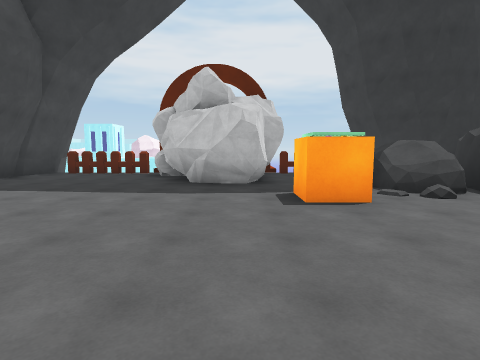
view 1 (above)

18 first-person views from a walk through a scene from a Unity 3-D project. The camera is 1.5 m above the floor, tilts 6° down and sees 80° across. The floor is counted in squares, 2 m on a side. Each view is taken from the middle of a square. On the plan, view 1 faces up. The plan holds only what a view shows up to about 10 squares ahead; the rest is blank. The place goes on beyond the plan. The player is left out. Some surface patterns are stand-ins.

view 2
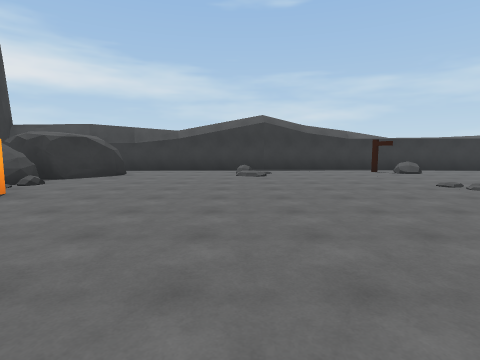

view 3
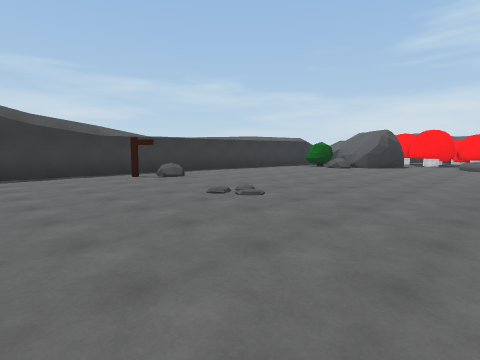

view 4
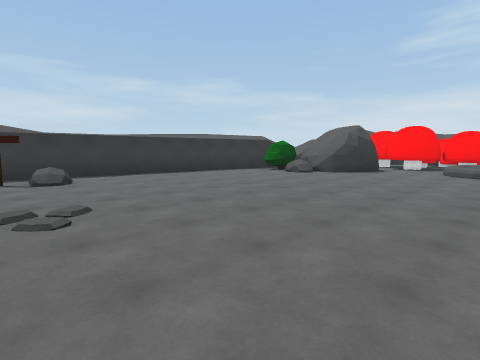

view 5
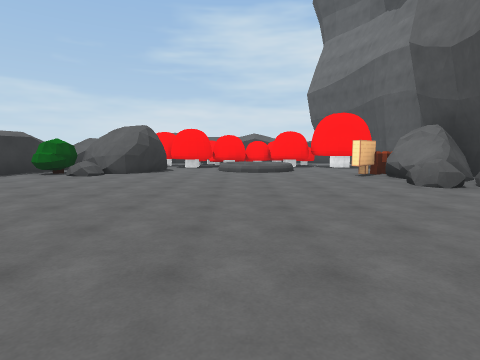

view 6
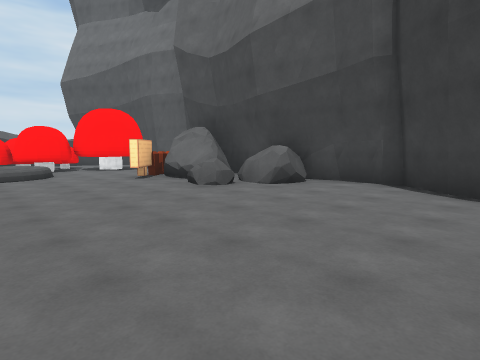

view 7
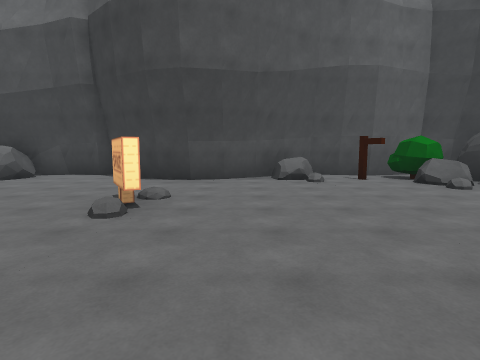

view 8
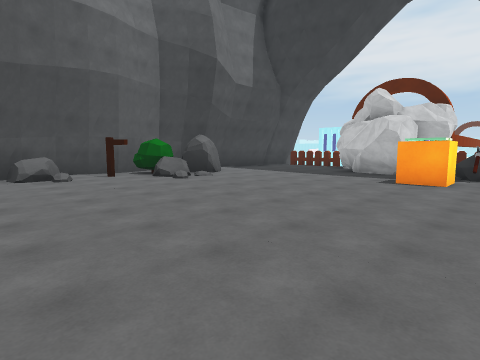

view 9
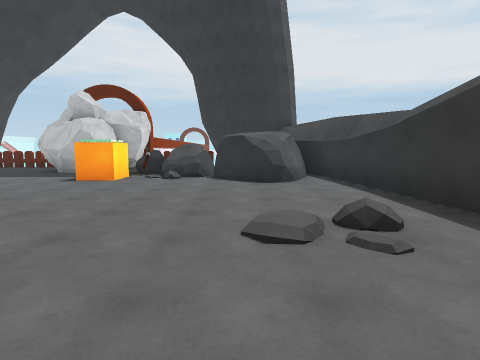

view 10
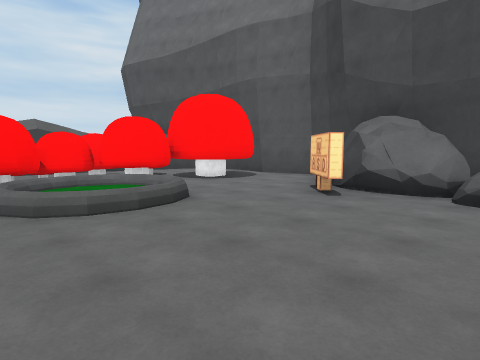

view 11
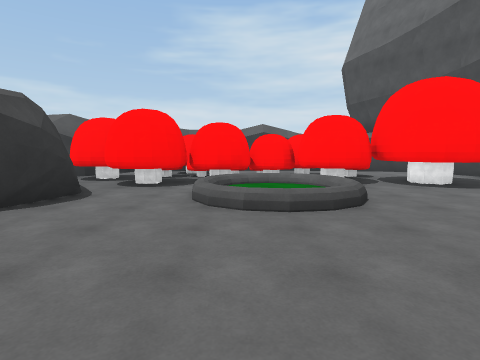

view 12
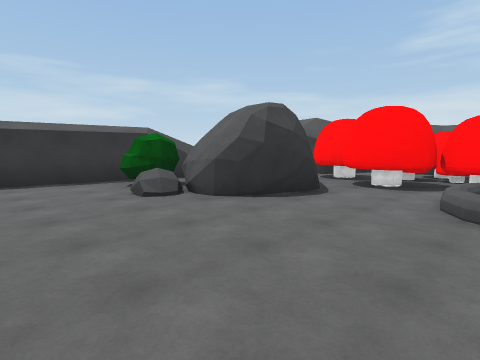

view 13
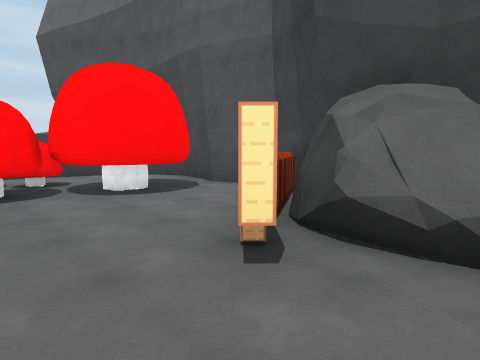

view 14
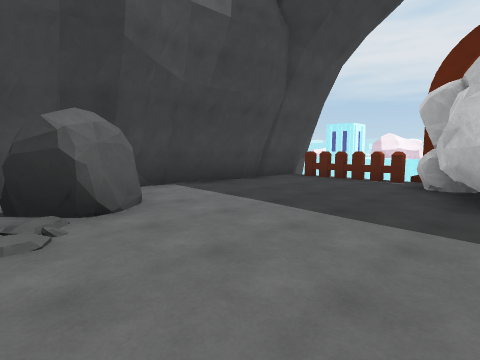

view 15
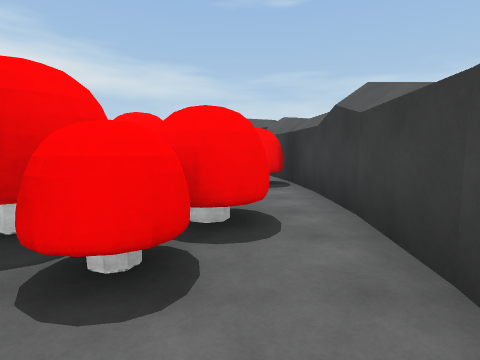

view 16
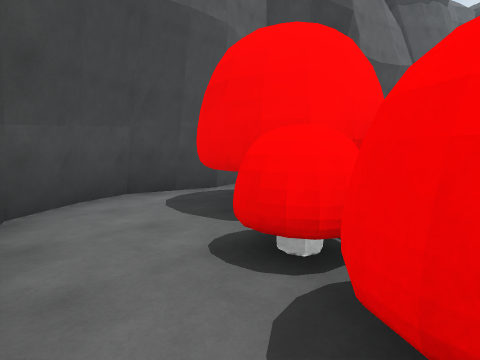

view 17
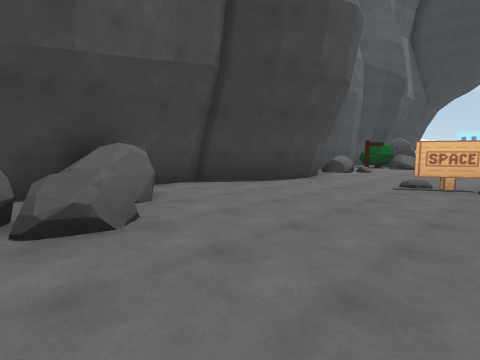

view 18
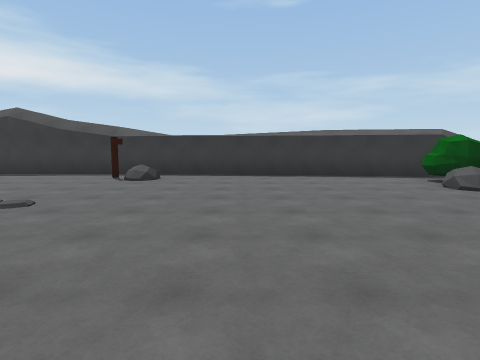

### Floor plan
Key: @ floor where view 1 was taken; # wall or solid block; x gap in a wall; . main floor; : floor 0.25 m higher than the main floor; + floor 0.5 m higher than the main floor; / step, stairs or slope; = window, fence, low wall or low ledge; ^ raised ledge.
Columns run from 7 left of view 1 to 8 right of it. Each row starts with its distance up from view 1.
 10  #  #
  9  #==##
  8  #...#
  7 ##...####
  6 #......#########
  5 #.......##^###.#
  4 ###.....##..##.#
  3 ###............#
  2 ###=...........#
  1 ###=...........#
  0 ###....@.......#
 -1 ##=............#
 -2  #.............#
 -3  #.............#
 -4  ##.#..........#
 -5  ##..#.......#x#
 -6 ##...........=.#
 -7 #..............#
 -8 #..............#
 -9 ###............#
-10 ##^=...........#
-11 ###............#
-12 ####........=.##
-13 ####.......####
-14 ##...//:..###
-15 #..../://.#
-16 #.##..++.##
-17 #.##########
-18 #..##########
-19 ##...##.##
-20  ###....###
-21    ######

Positions as (right, up) in squares from view 1, and headings:
1: (0, 0), facing up
2: (-3, 0), facing right
3: (-1, -1), facing down-right
4: (-1, -4), facing down-right
5: (0, -4), facing down
6: (0, -5), facing down-left
7: (2, -3), facing left
8: (3, -3), facing up-left
9: (5, -3), facing up
10: (1, -10), facing down-left
11: (0, -10), facing down
12: (0, -10), facing down-right
13: (-2, -11), facing down-left
14: (-1, 2), facing up-left
15: (-5, -19), facing right
16: (-2, -20), facing up-left
17: (-1, -11), facing up-left
18: (-1, -8), facing right
